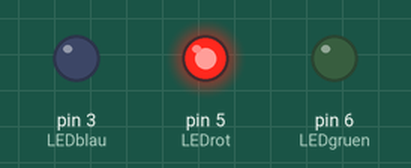
The sketch below on a simulated Arduino Uno, built with avr-gcc and run on an emulated ATmega328P. On the bench: output pins drawn as LEDs (lit = HIGH).

Above: at 0.5 s.
At 1.5 s:
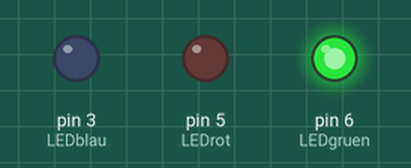
At 5.5 s:
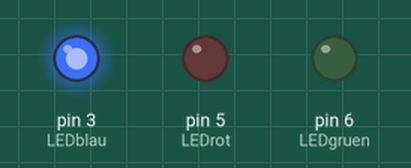
Timing chart, 0 to 6.9 s (numbered marks = the images above):
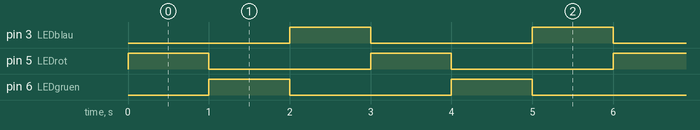

Measured:
- by itself, pin 3 (LEDblau), pin 5 (LEDrot), pin 6 (LEDgruen): alternates HIGH for 1.0 s and LOW for 2.0 s
- by itself, everything shown: repeats every 3.0 s, in 4 steps

The sketch:

rgb-led.ino
```cpp
int LEDrot = 5;
int LEDgruen = 6;
int LEDblau = 3;

int Pause = 1000;      // Pause mit 1000ms also 1 Sekunde
int Helligkeit = 255;  // Zahlenwert zwischen 0 und 255 – gibt die Leuchtstärke der einzelnen Farbe an

void setup()
{
  pinMode(LEDblau, OUTPUT);
  pinMode(LEDgruen, OUTPUT);
  pinMode(LEDrot, OUTPUT);
}

void loop()
{
  analogWrite(LEDrot, Helligkeit);   // rot einschalten
  delay(Pause);                      // Pause
  analogWrite(LEDrot, LOW);          // rot ausschalten
  analogWrite(LEDgruen, Helligkeit); // gruen einschalten
  delay(Pause);                      // Pause
  analogWrite(LEDgruen, LOW);        // gruen ausschalten
  analogWrite(LEDblau, Helligkeit);  // blau einschalten
  delay(Pause);                      // Pause
  analogWrite(LEDblau, LOW);         // blau ausschalten
}
```
